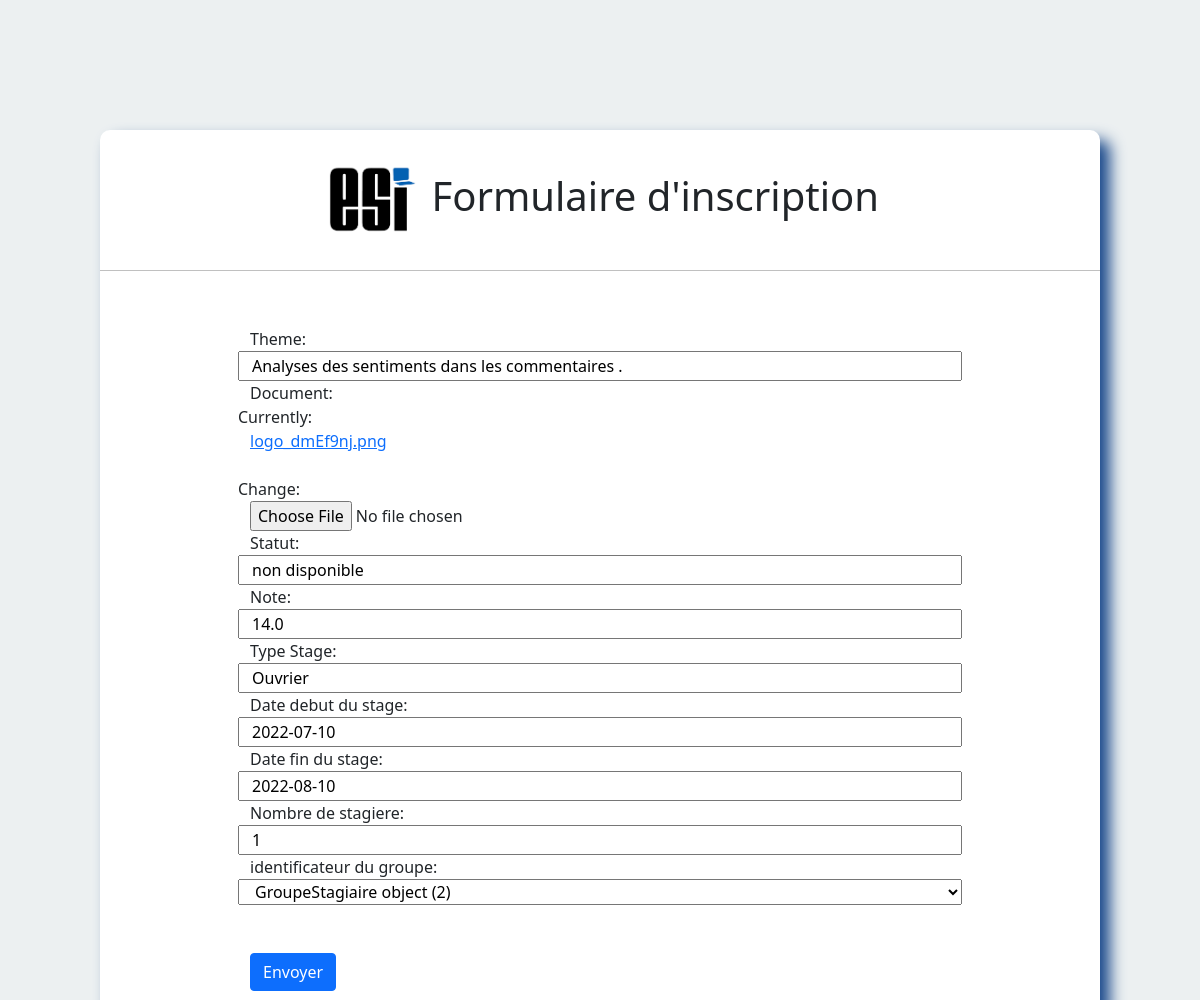
Before: /tsMod/4/ with the older database file.
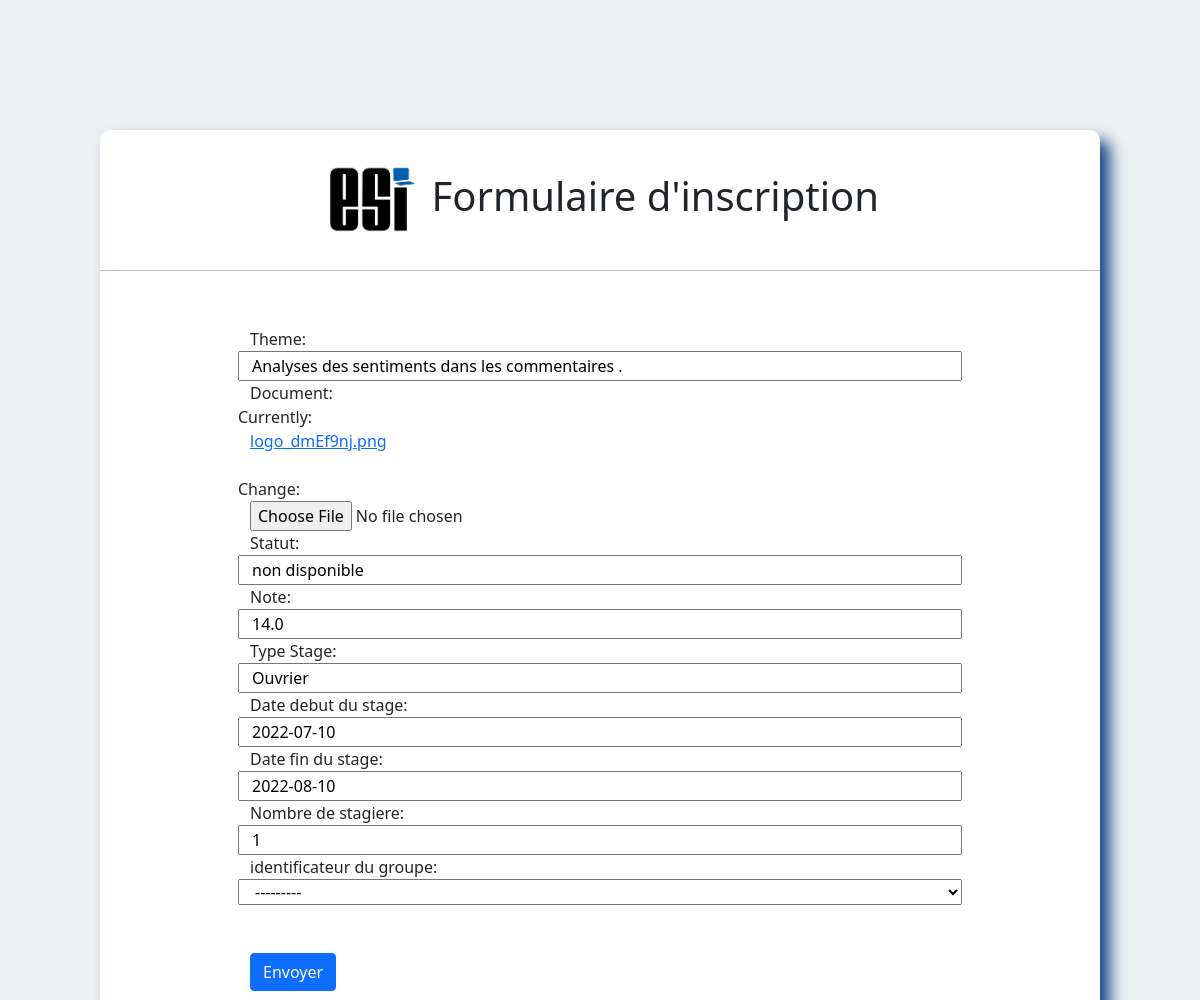
After: the same page with the newer database file.
### satgesiV2/models.py (models this page shows)
class Stage (models.Model):
    anne_univ =  models.DateField
    theme = models.CharField(max_length=50)
    document = models.FileField()
    statut = models.CharField(max_length=50)
    note = models.FloatField(max_length=4)

class Type(Stage):
    Type_Stage = models.CharField(max_length=50)
    DateDebut = models.DateField()
    DateFin = models.DateField()
    NbreStagiare = models.PositiveIntegerField()
    idfGroupe = models.ForeignKey("GroupeStagiaire",on_delete=models.SET_NULL,null=True,related_name='+',blank=True)
    unique_together = ('Type_Stage','code_Stage')

### satgesiV2/views.py (the view)
# urls.py: path('tsMod/<str:pk>/',modTS,name="modifT"),
def modTS (request, pk):
   ts = Type.objects.get(id=pk)
   form = TypeForm(instance=ts)
   if request.method == "POST":
       form = TypeForm(data=request.POST,instance=ts)
       if form.is_valid():
           form.save()
           return redirect("accept")
   return render(request,'NinePage.html',{"formTypeS":form})

### satgesiV2/formTypeS.py
class TypeForm(ModelForm):
     class Meta:
        model = Type
        fields='__all__'
        widget={
            'Type_Stage':forms.TextInput(attrs={'class':'form-control'}),
            'DateDebut':forms.DateInput(attrs={'class':'form-control'}),
            'DateFin':forms.DateInput(attrs={'class':'form-control'}),
            'NbreStagiare':forms.NumberInput(attrs={'class':'form-control'}),
            'idfGroupe':forms.TextInput(attrs={'class':'form-control'}),
         }
        labels={
              'DateDebut':'Date debut du stage',
              'DateFin':'Date fin du stage',
              'NbreStagiare':'Nombre de stagiere',
              'idfGroupe':'identificateur du groupe',
         }

### satgesiV2/templates/NinePage.html (shortened to what this page needs)
<!DOCTYPE html>
<html lang="en">
    <head>
      <link href="https://cdn.jsdelivr.net/npm/bootstrap@5.1.3/dist/css/bootstrap.min.css" rel="stylesheet">
        {% load static %}
        <link rel="stylesheet" href="{% static 'css/Nine.css' %}">
    </head>
<body>
    <div class="center">
         <h1><img src="/static/png/icon3.png" alt="logo du site " width= "100" >
            Formulaire d'inscription</h1>
         <br><br>
        <form method="POST">
           <form>
        <div class="form-group row">
        {{formTypeS}}
    </div>
           <br><br>
          <button type="submit" class="btn btn-primary">Envoyer</button>
      </form>
</div>
</body>
</html>

Changed rows visible on the page:
changed Type "Ouvrier": idfGroupe "GroupeStagiaire object (2)" → "---------"
